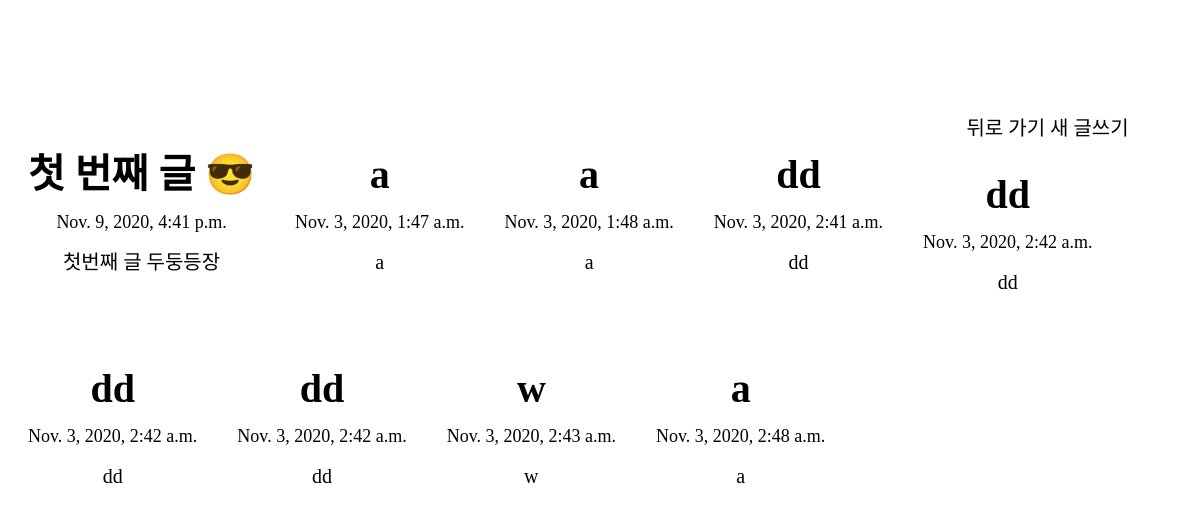
/post/, run on an earlier commit of the app's database.
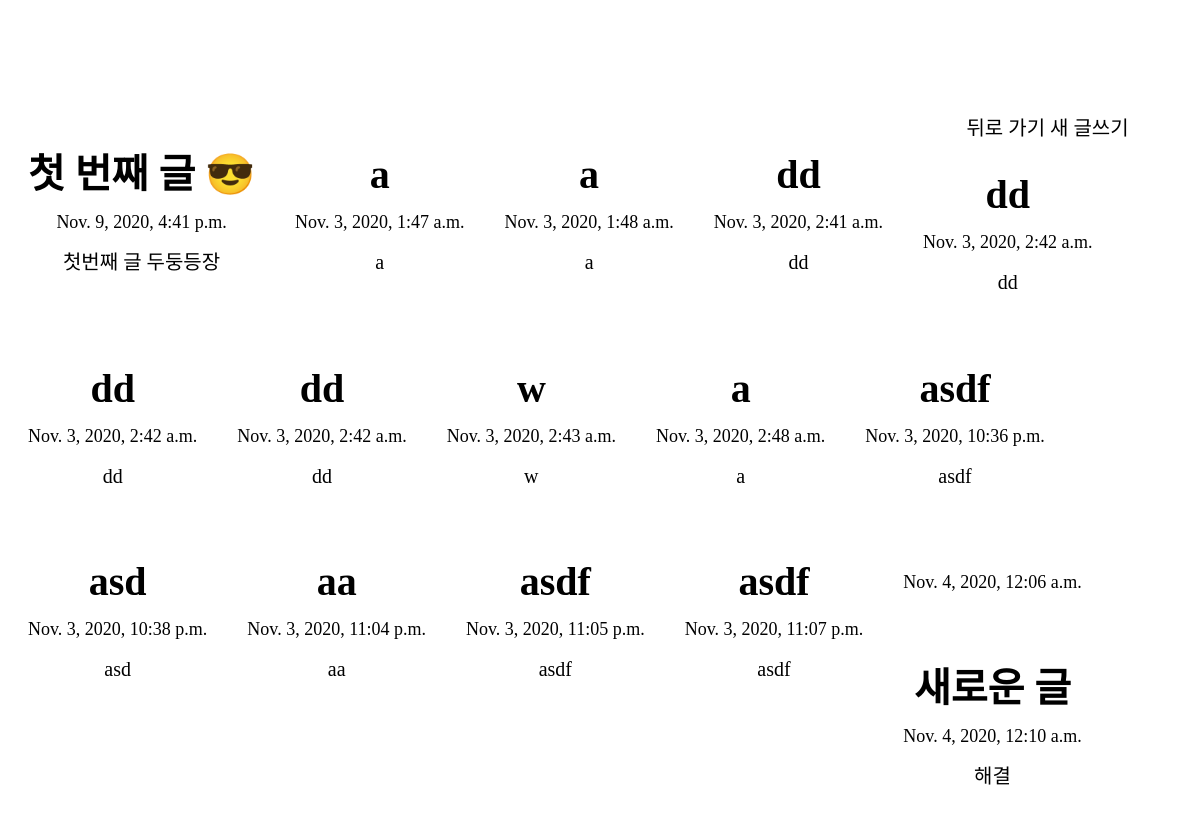
And on a later commit of the database.
### app/models.py (models this page shows, shortened)
class Post(models.Model):
    title = models.CharField(max_length=200)
    pub_date = models.DateTimeField('date published')
    content = models.TextField()

### app/views.py (the view)
# urls.py: path('post/', app.views.post, name='post'),
def post(request):
    posts = Post.objects.all()
    return render(request, 'post.html', {'posts': posts})

### app/templates/post.html (shortened to what this page needs)
<!DOCTYPE html>
<html lang="en">
<head>
</head>
<body>
    <div class = "all">
        <a href="{% url 'main' %}">뒤로 가기</a>
        <a href="{% url 'new' %}">새 글쓰기</a>
        {% for post in posts %}
        <div class="post">
            <h1>{{post.title}}</h1>
            <p style="font-size: 18px;">{{post.pub_date }}</p>
            <p>{{post.content}}</p>
        </div>
        {% endfor %}
    </div>
</body>
</html>

### app/templates/post.html (style rules this page uses)
.all { font-family: 'MapoFlowerIsland'; font-family: 'MapoFlowerIsland'; text-decoration: none; align-items: center; height: 100%; line-height: 100%; text-align: center; margin-top: 10%; font-size: 20px; }
.post { float: left; margin: 20px; }
a:link { text-decoration: none; color: black; }

What changed in the data, as far as the page shows it:
added Post: title "asdf", pub_date "Nov. 3, 2020, 10:36 p.m.", content "asdf"
added Post: title "asd", pub_date "Nov. 3, 2020, 10:38 p.m.", content "asd"
added Post: title "aa", pub_date "Nov. 3, 2020, 11:04 p.m.", content "aa"
added Post: title "asdf", pub_date "Nov. 3, 2020, 11:05 p.m.", content "asdf"
added Post: title "asdf", pub_date "Nov. 3, 2020, 11:07 p.m.", content "asdf"
added Post: pub_date "Nov. 4, 2020, 12:06 a.m."
added Post: title "새로운 글", pub_date "Nov. 4, 2020, 12:10 a.m.", content "해결"
